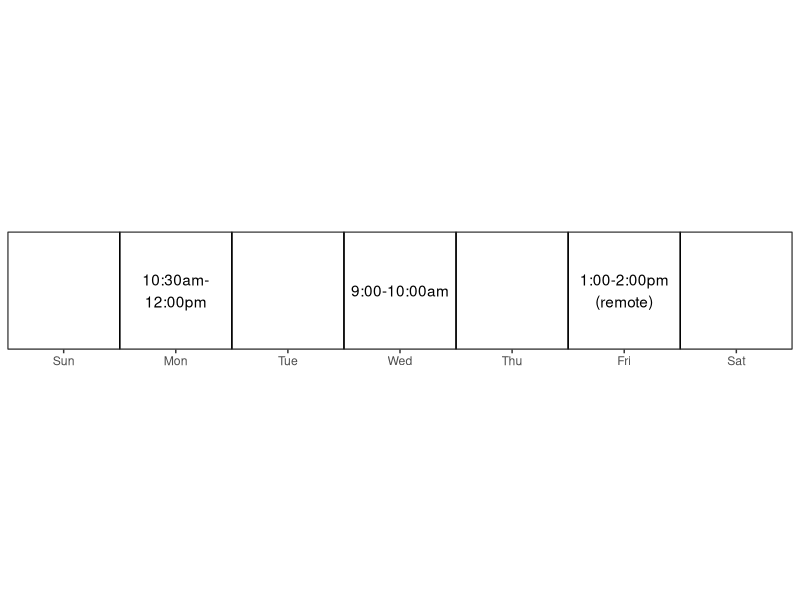
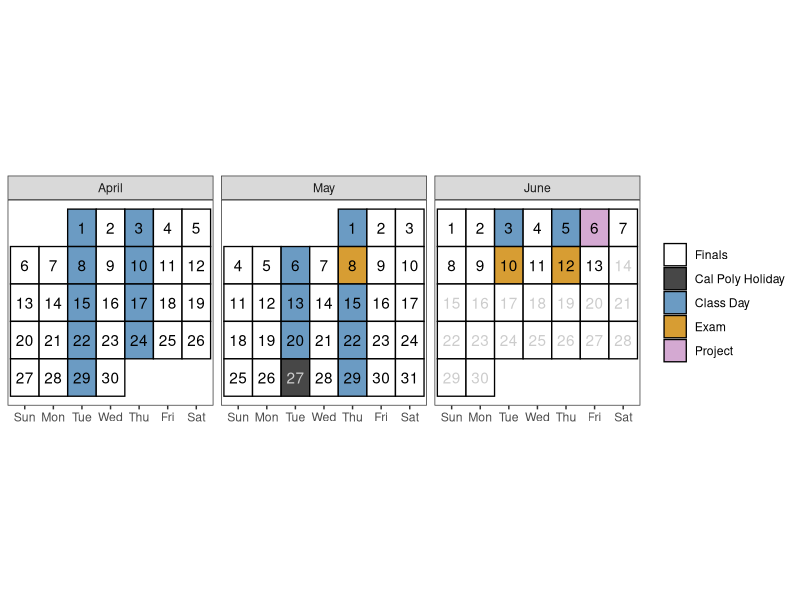

Write R code to recreate these figures, in order.
## ---- chunk 1
#| include: false
#| eval: true
library(tidyverse)

# Create a calendar for your syllabus ----
# Source: http://svmiller.com/blog/2020/08/a-ggplot-calendar-for-your-semester/
# Format: YYYYMMDD

# What are the full dates of the semester?
semester_dates <- seq(ymd(20250401), ymd(20250613), by = 1)

# Weekday(s) of class
class_wdays <- c("Tue", "Thu")

# Breaks
not_here_dates <- c(
  ymd("20250527")
  # Break
  # seq(ymd(20221017), ymd(20221018), by = 1)
  )

# Dates of Exams
exam_dates <- c(ymd(20250508), 
                ymd(20250610),
                ymd(20250612)
                )
finals_week <- seq(ymd(20250607), ymd(20250613), by = 1)
project_dates <- ymd(20250606)

# Custom function for treating the first day of the month as the first week 
# of the month up until the first Sunday 
# (unless Sunday was the start of the month)
wom <- function(date) {
    first <- wday(as.Date(paste(year(date), month(date), 1, sep = "-")))
    return((mday(date) + (first - 2)) %/% 7 + 1)
}

# Create a data frame of dates, assign to Cal
Cal <- tibble(date = seq(ymd(20250401), ymd(20250630), by = 1))  |> 
  mutate(mon      = lubridate::month(date, label = T, abbr = F),
         wkdy     = weekdays(date, abbreviate = T),
         wkdy     = fct_relevel(wkdy, "Sun", "Mon", "Tue", "Wed", "Thu","Fri", "Sat"), # make sure Sunday comes first
         semester = date %in% semester_dates, 
         project  = date %in% project_dates,
         exams    = date %in% exam_dates, # is it an exam?
         not_here = date %in% not_here_dates, # is it a day off?
         exam_wk  = date %in% finals_week,
         day      = lubridate::mday(date), 
         week     = wom(date)
         ) |> 
  mutate(category = case_when(project ~ "Project",
                              exams ~ "Exam",
                              not_here ~ "Cal Poly Holiday",
                              wkdy %in% class_wdays & !not_here & !exam_wk & date %in% semester_dates ~ "Class Day",
                           #   date %in% ymd(20250121) ~ "Class Day",
                              semester ~ "Finals",
                              TRUE ~ "NA")
         )

class_cal <- Cal |> 
  ggplot(aes(wkdy, week)) +
  theme_bw() +
  theme(aspect.ratio = 1, 
        panel.grid.major.x = element_blank(),
        legend.position = "right",
        legend.title = element_blank(),
        axis.title.y = element_blank(), 
        axis.title.x = element_blank(),
        axis.ticks.y = element_blank(), 
        axis.text.y = element_blank()) +
  geom_tile(alpha = 0.8, 
            aes(fill = category), 
            color="black", 
            linewidth = 0.45
            ) +
  facet_wrap(~ mon, scales = "free", ncol=3) +
  geom_text(aes(label = day, color = semester & (!not_here))) +
  # put your y-axis down, flip it, and reverse it
  scale_y_reverse(breaks = NULL) +
  # manually fill scale colors to something you like...
  scale_color_manual(values = c("FALSE" = "grey80", "TRUE" = "black"), guide = "none") + 
  scale_fill_manual(values=c("Class Day"="steelblue", 
                             "Finals"="white",
                             "Cal Poly Holiday" = "grey10",
                             "NA" = "white", # I like these whited out...
                             "Exam"="orange3",
                             "Project"="#c994c7"),
                    #... but also suppress a label for a non-class semester day
                    breaks=c("Finals", "Cal Poly Holiday", "Class Day","Exam","Project"))
# class_cal

exam_days <- Cal |> 
  filter(category == "Exam") |> 
  mutate(topic = c("Midterm Exam", 
                   "Final Exam (70) 10:10am - 1:00 pm",
                   "Final Exam (71) 10:10am - 1:00 pm"
                   )
         ) |> 
  rowwise() |> 
  mutate(sem_week = isoweek(date),
         Date = paste(format(date, "%b %e"), sep = ",", collapse = ", "))

project_days <- Cal |> 
  filter(category == "Project") |> 
  mutate(topic = c("Project Final Report Due")
         ) |> 
  rowwise() |> 
  mutate(sem_week = isoweek(date),
         Date = paste(format(date, "%b %e"), sep = ",", collapse = ", "))



class_days <- Cal |> 
  filter(date %in% semester_dates,
         category %in% c("Class Day")
         ) |>  
  mutate(sem_week = isoweek(date)) |> 
  group_by(sem_week) |> 
  summarize(Date = paste(format(date, "%b %e"), sep = ",", collapse = ", ")) |> 
  ungroup() |>
  mutate(topic = c(
    "Introduction to R",
    "Basics of Graphics",
    "Data Cleaning and Manipulation",
    "Data Transformations + Factors",
    "Special Data Types",
    "Version Control",
    "Functions",
    "Functional Programming",
    "Simulation",
    "TBA")) |> 
  bind_rows(project_days) |> 
  bind_rows(exam_days) |> 
  arrange(sem_week) |> 
  select(Date, Topic = topic)


# Weekday(s) of office hours
officehr_wdays <- c("Mon", "Wed", "Fri")

# Create a data frame of dates, assign to Cal
Cal2 <- tibble(date = seq(ymd(20240107), ymd(20240113), by = 1))  |> 
  mutate(mon      = lubridate::month(date, label = T, abbr = F),
         wkdy     = weekdays(date, abbreviate = T),
         wkdy     = fct_relevel(wkdy, "Sun", "Mon", "Tue", "Wed", "Thu","Fri", "Sat"), # make sure Sunday comes first
         week     = wom(date),
         classday = wkdy %in% class_wdays,
         officehrday = wkdy %in% officehr_wdays,
         officehrtime = c(NA, "10:30am-\n12:00pm", NA, "9:00-10:00am",  NA, "1:00-2:00pm\n(remote)", NA)
  )


classday_cal <- Cal2 |> 
  ggplot(aes(wkdy, week)) +
  theme_bw() +
  theme(aspect.ratio = 0.15, 
        panel.grid.major.x = element_blank(),
        legend.position = "right",
        legend.title = element_blank(),
        axis.title.y = element_blank(), 
        axis.title.x = element_blank(),
        axis.ticks.y = element_blank(), 
        axis.text.y = element_blank()) +
  geom_tile(alpha = 0.8, 
            aes(fill = classday), 
            color="black", 
            linewidth = 0.45,
            show.legend = F
  ) +
  scale_x_discrete(expand = c(0,0)) +
  scale_y_discrete(expand = c(0,0)) +
  scale_fill_manual(values=c("white", "steelblue")
                    )
# classday_cal

officehr_cal <- Cal2 |> 
  ggplot(aes(wkdy, week)) +
  theme_bw() +
  theme(aspect.ratio = 0.15, 
        panel.grid.major.x = element_blank(),
        legend.position = "right",
        legend.title = element_blank(),
        axis.title.y = element_blank(), 
        axis.title.x = element_blank(),
        axis.ticks.y = element_blank(), 
        axis.text.y = element_blank()) +
  geom_tile(alpha = 0., 
            aes(fill = officehrday), 
            color="black", 
            linewidth = 0.45,
            show.legend = F
  ) +
  geom_text(aes(label = officehrtime), color = "black") +
  scale_x_discrete(expand = c(0,0)) +
  scale_y_discrete(expand = c(0,0)) +
  scale_fill_manual(values=c("white", "gray")
  )
# officehr_cal

## ---- chunk 2
#| echo: false
#| warning: false
#| message: false
#| fig-width: 7
#| fig-height: 1.5
#| out-width: 90%
#| fig-align: center
#| fig-pos: H
officehr_cal
## ---- chunk 3
#| echo: false
#| eval: true
#| warning: false
#| fig-width: 8
#| fig-height: 3.5
#| fig-pos: 'h'
#| fig-cap: "Note: Tuesday, May 27th will follow a Monday class schedule."
class_cal
## ---- chunk 4
#| echo: false
#| eval: true
#| fig-pos: 'h'
class_days |> 
kableExtra::kable(caption = "Tentative schedule of class topics and important due dates", format = "simple")
